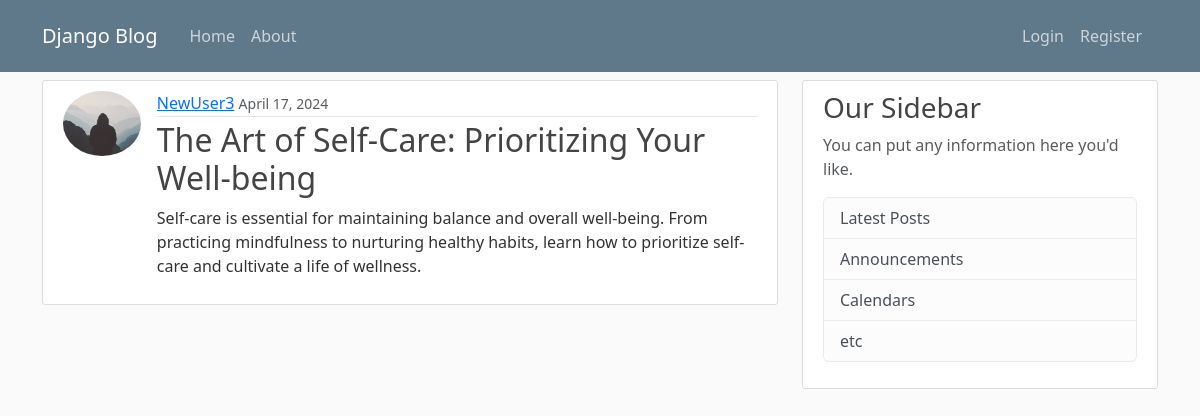
Page /post/56/ on the committed database.
### blog/models.py (models this page shows, shortened)
class Post(models.Model):
  title = models.CharField(max_length=100)
  content = models.TextField()
  date_posted = models.DateTimeField(default=timezone.now)
  author = models.ForeignKey(User, on_delete=models.CASCADE)

### users/models.py (models this page shows, shortened)
class Profile(models.Model):
  user = models.OneToOneField(User, on_delete=models.CASCADE)
  image = models.ImageField(default='default.jpg', upload_to='profile_pics')

### blog/views.py (the view)
# urls.py: path('post/<int:pk>/', PostDetailView.as_view(), name='post-detail'),
class PostDetailView(DetailView):
  model = Post

### blog/templates/blog/post_detail.html (shortened to what this page needs)
{% extends "blog/base.html" %} {% block content %}
<article class="d-flex content-section">
  <img
    src="{{ object.author.profile.image.url }}"
    class="rounded-circle article-img"
  />
  <div class="col-12 flex-fill">
    <div class="article-metadata">
      <a class="mr-2" href="{% url 'user-posts' object.author.username %}">{{ object.author }}</a>
      <small class="text-muted">{{ object.date_posted|date:"F d, Y" }}</small>
    </div>
    <h2 class="article-title">{{ object.title }}</h2>
    <p class="article-content">{{ object.content }}</p>
  </div>
</article>
{% endblock content %}

### blog/static/blog/main.css (style rules this page uses)
body { background: #fafafa; color: #333333; margin-top: 5rem; }
h1, h2, h3, h4, h5, h6 { color: #444444; }
.content-section { background: #ffffff; padding: 10px 20px; border: 1px solid #dddddd; border-radius: 3px; margin-bottom: 20px; }
.article-title { color: #444444; }
.article-content { white-space: pre-line; }
.article-img { height: 65px; width: 90px; margin-right: 16px; }
.article-metadata { padding-bottom: 1px; margin-bottom: 4px; border-bottom: 1px solid #e3e3e3 }

### rows in the picture
Post: author.profile.image (placeholder picture), author "NewUser3", date_posted "April 17, 2024", title "The Art of Self-Care: Prioritizing Your Well-being", content "Self-care is essential for maintaining balance and overall well-being. From practicing mindfulness to nurturing healthy habits, learn how to prioritize self-care and cultivate a life of wellness."
